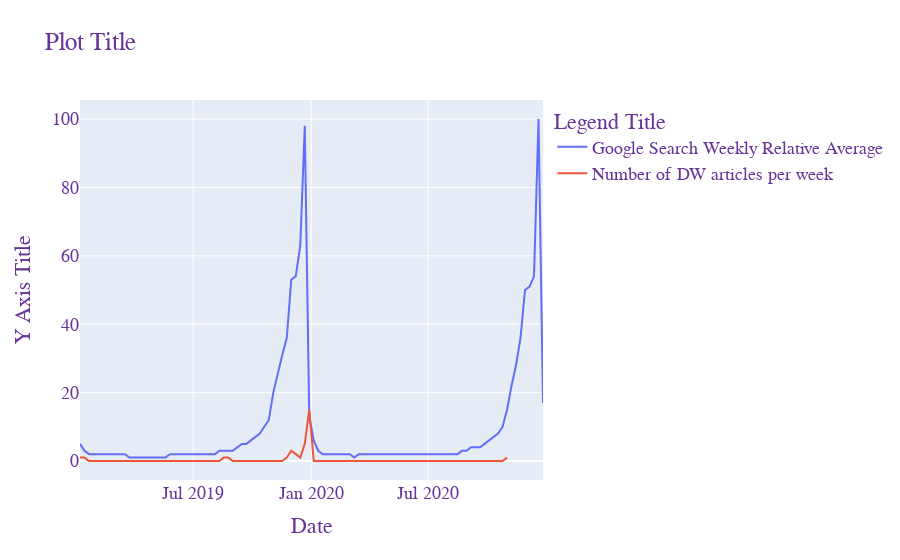

The cell this chart's notebook holds for it:
### Code cell
start='2019-01-01'
end='2021-01-01'
google_df = get_interest_over_time(selected_keyword, start_date = start, end_date=end)
dw_mentions = get_dw_timeseries_FT(df, selected_keyword, start = start, end=end)
line_fig = get_interest_over_time_plot(google_df,dw_mentions,selected_keyword)
#line_fig
